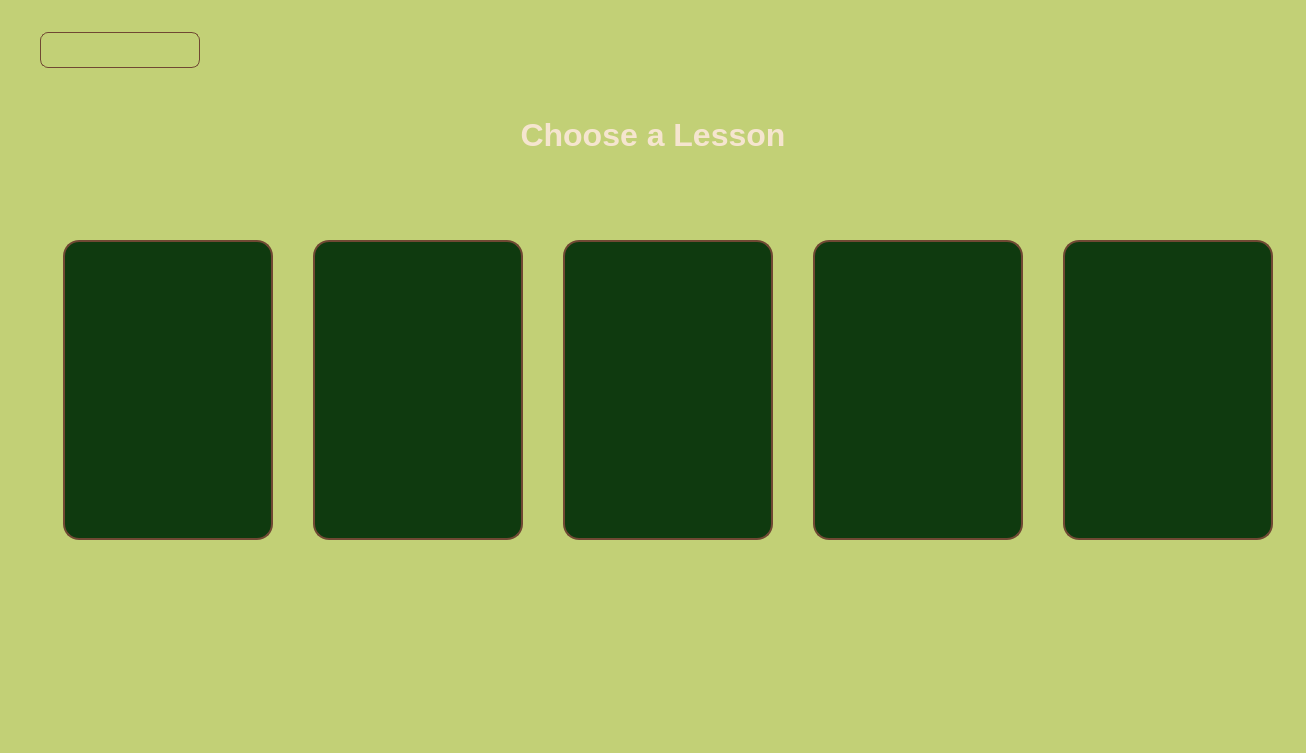
<?xml version="1.0" encoding="UTF-8"?>
<ui version="4.0">
 <class>LessonSelect</class>
 <widget class="QWidget" name="LessonSelect">
  <property name="geometry">
   <rect><x>0</x><y>0</y><width>1306</width><height>753</height></rect>
  </property>
  <property name="windowTitle"><string>Choose a Lesson</string></property>
  <property name="styleSheet">
   <string notr="true">
QWidget#LessonSelect {
    background-color: #C2D076;
}
QLabel#titleLabel {
    color: #F5E5CF;
    font-size: 32px;
    font-weight: 800;
}
QLabel#subtitleLabel {
    color: #C2D076;
    font-size: 14px;
    letter-spacing: 1px;
}
QPushButton#backBtn {
    background-color: transparent;
    color: #C2D076;
    font-size: 13px;
    font-weight: 500;
    border: 1px solid #704833;
    border-radius: 8px;
    padding: 8px 18px;
}
QPushButton#backBtn:hover {
    color: #F5E5CF;
    border-color: #C2D076;
}
QPushButton#lesson1Btn, QPushButton#lesson2Btn, QPushButton#lesson3Btn,
QPushButton#lesson4Btn, QPushButton#lesson5Btn {
    background-color: #0f3a0f;
    color: #F5E5CF;
    font-size: 18px;
    font-weight: 700;
    border: 2px solid #704833;
    border-radius: 16px;
    padding: 0px;
}
QPushButton#lesson1Btn:hover { background-color: #123f12; border-color: #C2D076; }
QPushButton#lesson2Btn:hover { background-color: #123f12; border-color: #C2D076; }
QPushButton#lesson3Btn:hover { background-color: #123f12; border-color: #C2D076; }
QPushButton#lesson4Btn:hover { background-color: #123f12; border-color: #C2D076; }
QPushButton#lesson5Btn:hover { background-color: #123f12; border-color: #C2D076; }
   </string>
  </property>

  <widget class="QPushButton" name="backBtn">
   <property name="geometry"><rect><x>40</x><y>32</y><width>160</width><height>36</height></rect></property>
   <property name="text"><string>← Back</string></property>
  </widget>

  <widget class="QLabel" name="titleLabel">
   <property name="geometry"><rect><x>0</x><y>110</y><width>1306</width><height>50</height></rect></property>
   <property name="alignment"><set>Qt::AlignHCenter|Qt::AlignVCenter</set></property>
   <property name="text"><string>Choose a Lesson</string></property>
  </widget>

  <widget class="QLabel" name="subtitleLabel">
   <property name="geometry"><rect><x>0</x><y>166</y><width>1306</width><height>28</height></rect></property>
   <property name="alignment"><set>Qt::AlignHCenter|Qt::AlignVCenter</set></property>
   <property name="text"><string>Each lesson covers a group of letters</string></property>
  </widget>

  <!-- 5 lesson cards in a row -->
  <widget class="QPushButton" name="lesson1Btn">
   <property name="geometry"><rect><x>63</x><y>240</y><width>210</width><height>300</height></rect></property>
   <property name="text"><string></string></property>
   <property name="cursor"><cursorShape>PointingHandCursor</cursorShape></property>
  </widget>

  <widget class="QPushButton" name="lesson2Btn">
   <property name="geometry"><rect><x>313</x><y>240</y><width>210</width><height>300</height></rect></property>
   <property name="text"><string></string></property>
   <property name="cursor"><cursorShape>PointingHandCursor</cursorShape></property>
  </widget>

  <widget class="QPushButton" name="lesson3Btn">
   <property name="geometry"><rect><x>563</x><y>240</y><width>210</width><height>300</height></rect></property>
   <property name="text"><string></string></property>
   <property name="cursor"><cursorShape>PointingHandCursor</cursorShape></property>
  </widget>

  <widget class="QPushButton" name="lesson4Btn">
   <property name="geometry"><rect><x>813</x><y>240</y><width>210</width><height>300</height></rect></property>
   <property name="text"><string></string></property>
   <property name="cursor"><cursorShape>PointingHandCursor</cursorShape></property>
  </widget>

  <widget class="QPushButton" name="lesson5Btn">
   <property name="geometry"><rect><x>1063</x><y>240</y><width>210</width><height>300</height></rect></property>
   <property name="text"><string></string></property>
   <property name="cursor"><cursorShape>PointingHandCursor</cursorShape></property>
  </widget>

  <!-- Card labels overlay (painted by Python, these are placeholders) -->

 </widget>
 <resources/>
 <connections/>
</ui>
